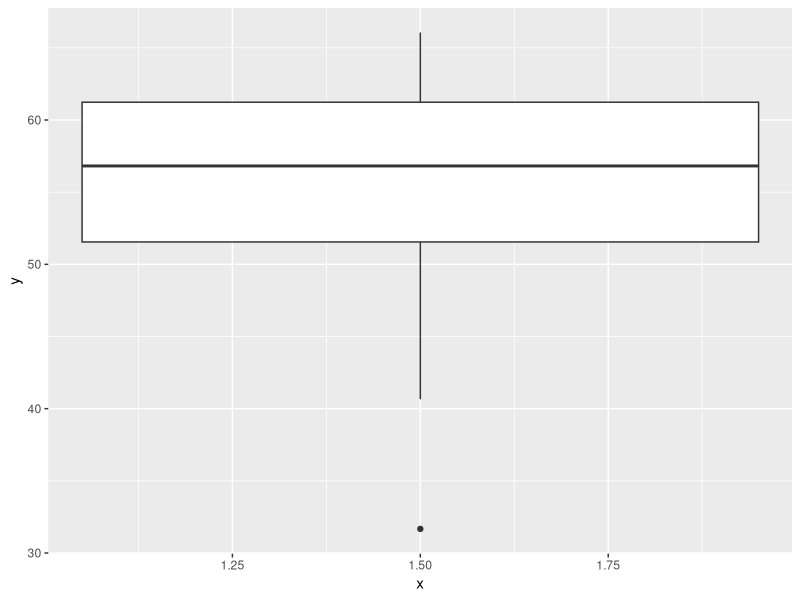

Source code (R):
library(ggplot2)

y1 = rnorm(20, mean=55, sd=10)

y2 = rnorm(15, mean=60, sd=7)

x = c(rep(1, 20), rep(2,15))
y = c(y1, y2)

xy = data.frame(x,y)

ggplot(xy, aes(x,y)) + geom_boxplot()



